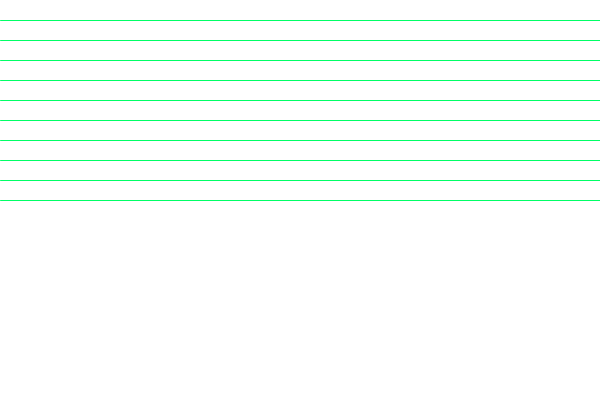
Frame 1 (no input)
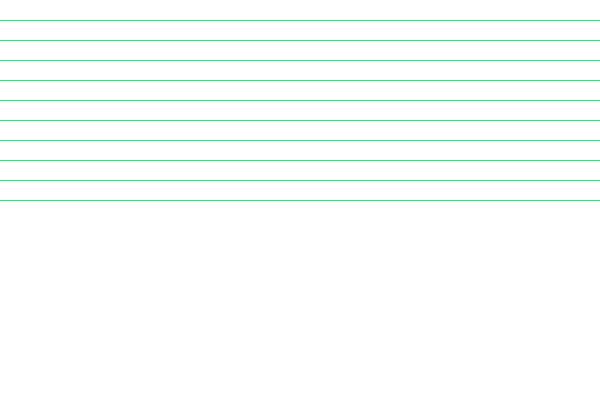
Frame 60 (the mouse pressed at the canvas centre just before this capture)
Frame 120 (the mouse held since frame 60 and released just before this capture): identical to frame 60, image omitted

The Processing sketch that drew these frames (run headless with seeded random() and noise(); from frame 60 on, the mouse is pressed at the canvas centre):

// Processing sketch: fp_pg_q_05_10
// ── fp_pg_q_05_10.pde
// 問題 5.10 図 5.6(a) に示すような 600 画素 × 400 画素の描画範囲に，間隔 20 画素で水平な直線を 10 本描画せよ．
void setup() {
  size(600, 400);
  background(255, 255, 255);
}

void draw() {
  int x = 0;
  int r = 20;
  strokeWeight(1);
  stroke(0, 255, 102);
  for (float y = r; y <= (r * 10); y+=r) {
    line(0, y, width, y);
  }
}
